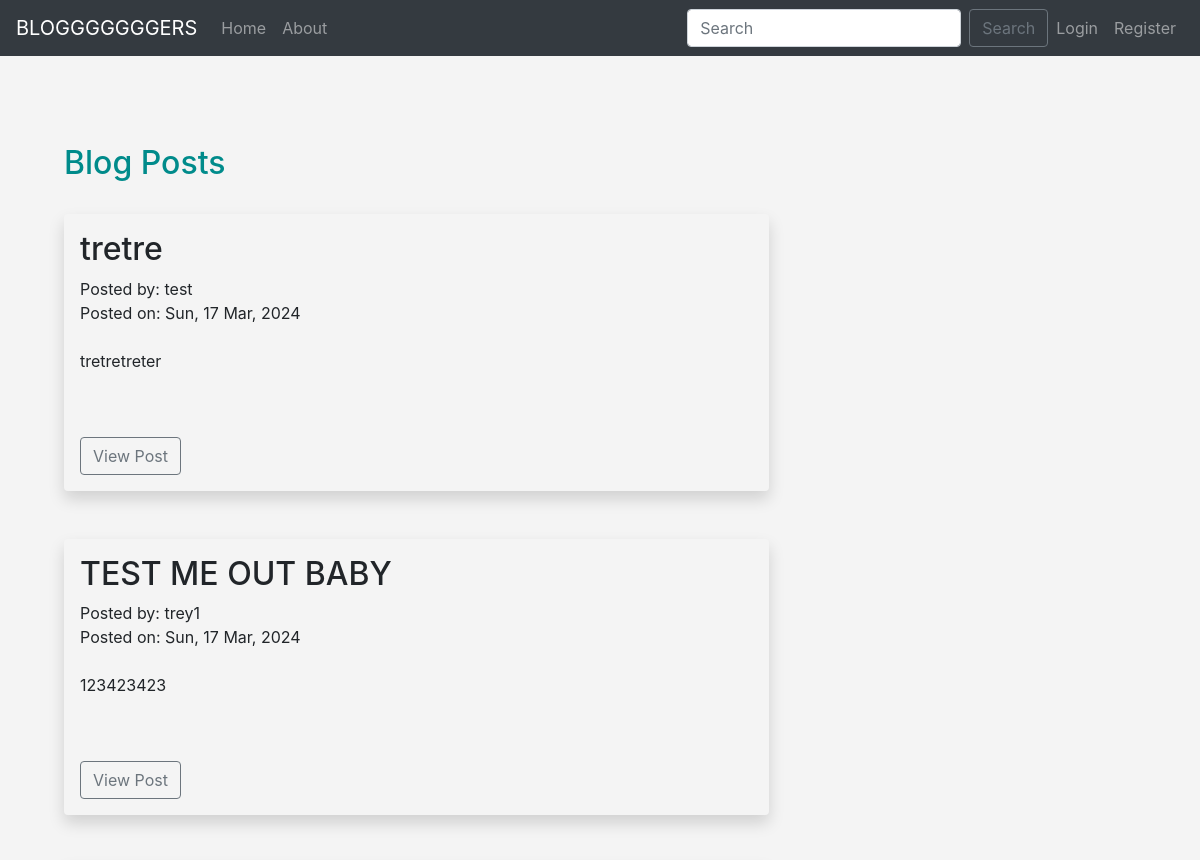
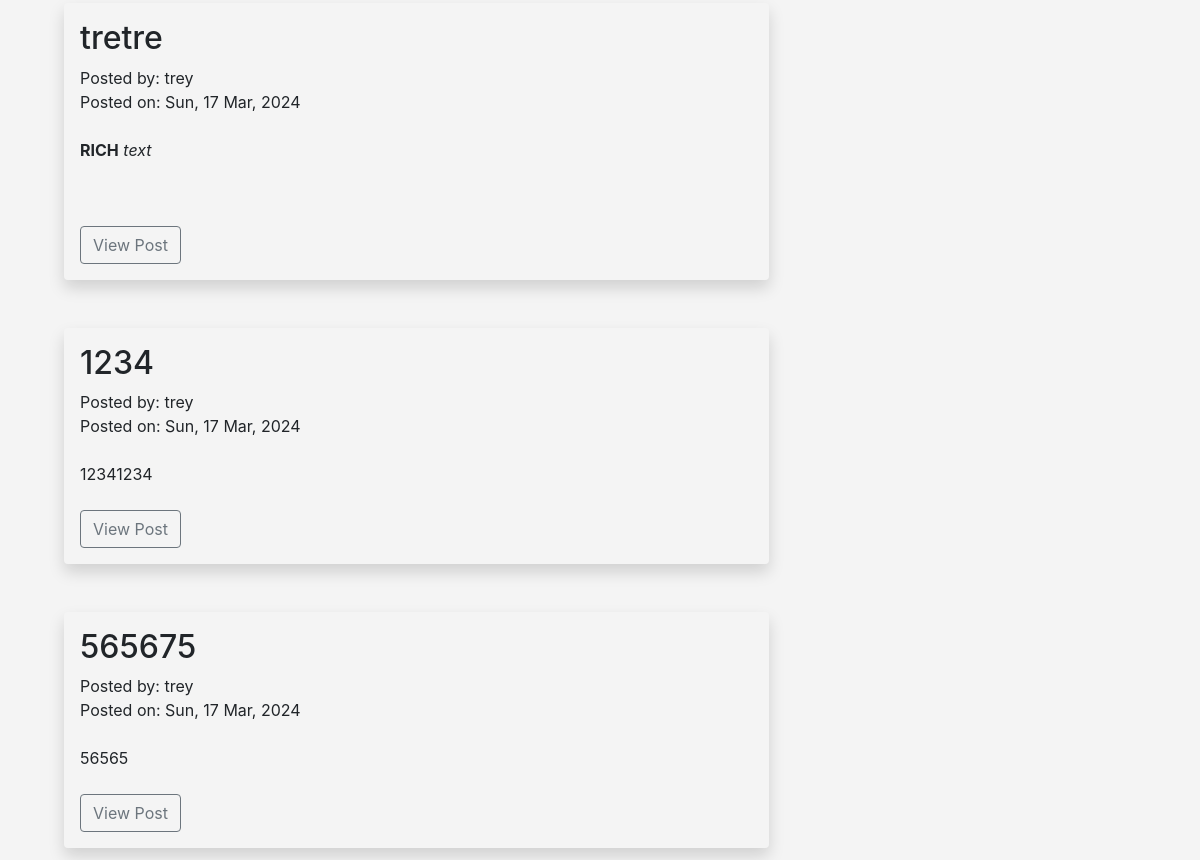
The app's page /posts/, older data (2 pictures, top to bottom).
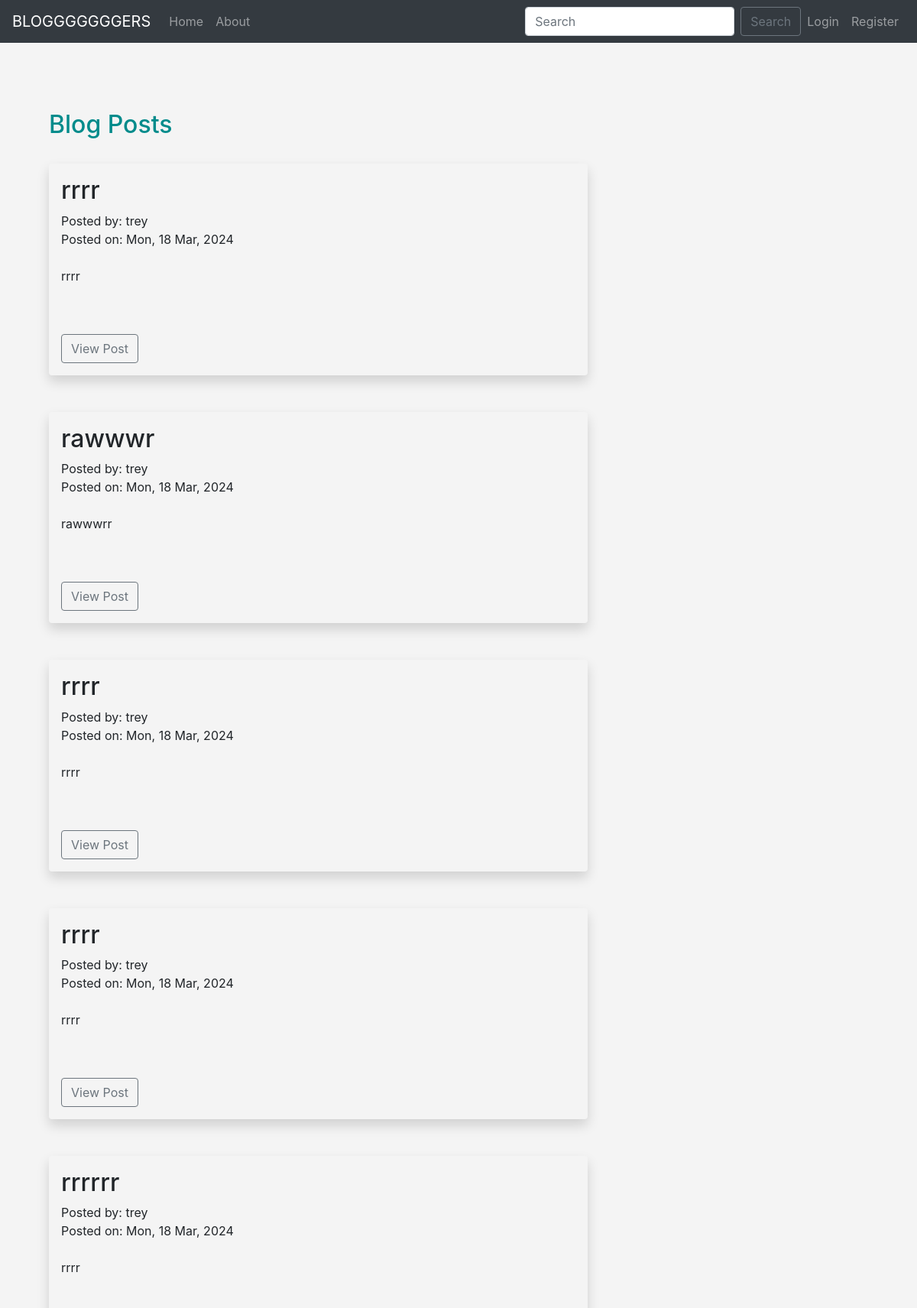
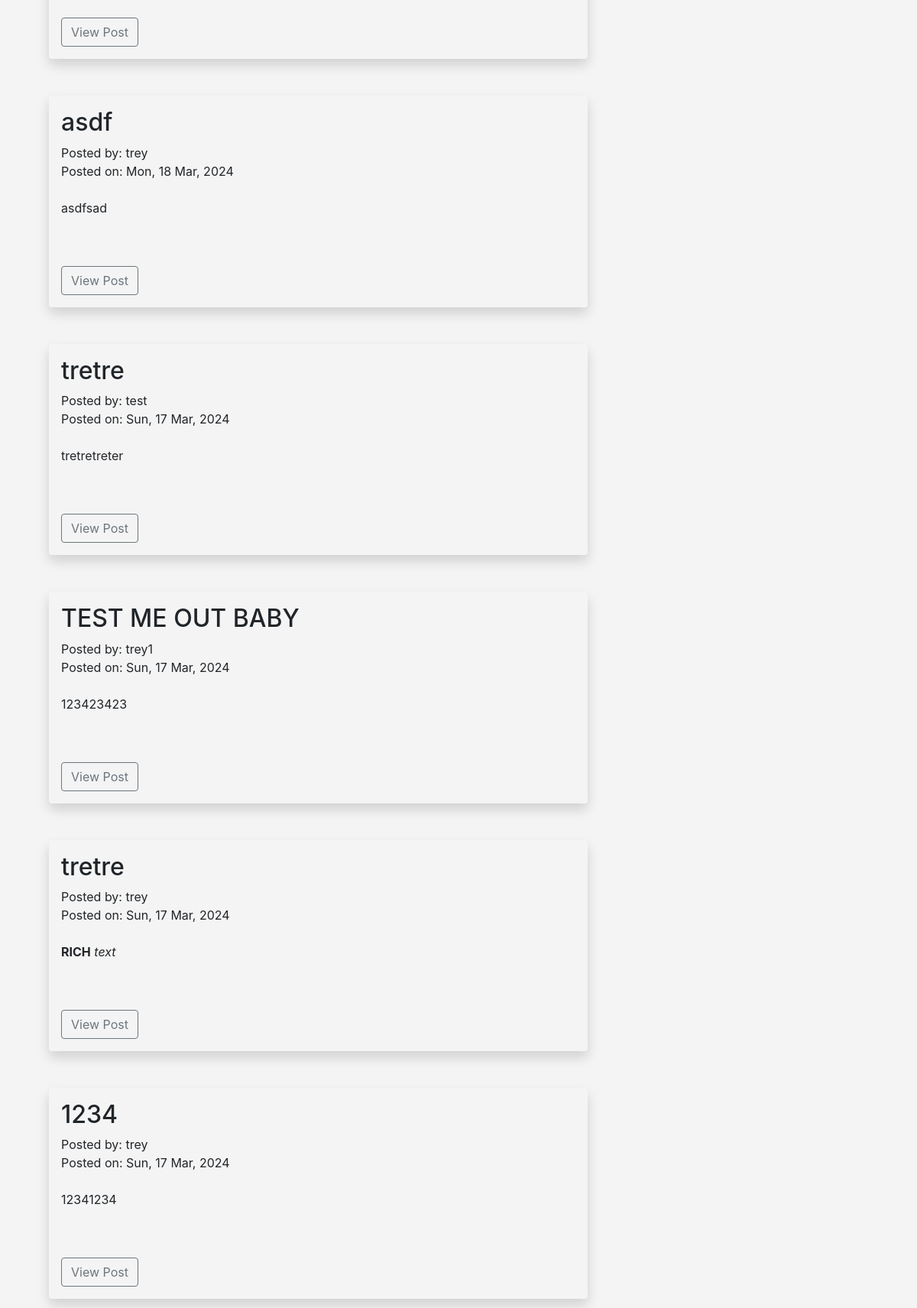
The same page, newer data (2 pictures, top to bottom).
### app/models.py (models this page shows, shortened)
class Posts(db.Model):
    id = db.Column(db.Integer, primary_key=True)
    title = db.Column(db.String(255))
    content = db.Column(db.Text)
    date_posted = db.Column(db.DateTime, default=datetime.now(timezone.utc))
    slug = db.Column(db.String(255))
    poster_id = db.Column(db.Integer, db.ForeignKey('users.id'))

class Users(db.Model, UserMixin):
    id = db.Column(db.Integer, primary_key=True)
    username = db.Column(db.String(20), nullable=False, unique=True)
    name = db.Column(db.String(200), nullable=False)
    email = db.Column(db.String(200), nullable=False, unique=True)
    favorite_pizza_place = db.Column(db.String(200), default="You")
    date_added = db.Column(db.DateTime, default=datetime.now(timezone.utc))
    profile_pic = db.Column(db.String(), nullable=True)
    is_admin = db.Column(db.Boolean, nullable=False, default=False)
    password_hash = db.Column(db.String(128))
    posts = db.relationship('Posts', backref='poster')
    @property
    def password(self):
        raise AttributeError("password is not a readable attribute")

### app/blueprints/posts.py (the view)
@posts_bp.route('/')
def posts():
    posts = Posts.query.order_by(Posts.date_posted.desc())
    return render_template("posts/posts.html", posts=posts)

### app/forms.py
class SearchForm(FlaskForm):
    searched = StringField("Searched", validators=[DataRequired()])
    submit = SubmitField("Submit")

### app/blueprints/general.py (called while the page is built)
@general_bp.app_context_processor
def base():
    form = SearchForm()
    return dict(form=form)

### app/templates/posts/posts.html (shortened to what this page needs)
{% extends 'base.html' %}
{% block content %}
<h1>Blog Posts</h1>
{% for post in posts %}
    <div class="shadow p-3 mb-5 bg-body-tertiary rounded">
        <h2>{{post.title}}</h2>
        Posted by: {{post.poster.name}} </br>
        Posted on: {{post.date_posted.strftime("%a, %d %b, %Y")}} </br> </br>
        {{post.content|safe}} </br> </br>
        <a class='btn btn-outline-secondary btn-small' href="{{url_for('posts.post', id=post.id)}}">View Post</a>
    </div>
{%endfor%}
{% endblock %}

### app/templates/base.html (shortened to what this page needs)
<!doctype html>
<html lang="en">
  <head>
    <link rel="stylesheet" href="https://cdn.jsdelivr.net/npm/bootstrap@4.4.1/dist/css/bootstrap.min.css">
    <link rel="stylesheet" href="https://cdn.jsdelivr.net/npm/bootstrap-icons@1.5.0/font/bootstrap-icons.css">
    <link rel="stylesheet" href="{{url_for('static',filename='css/styles.css')}}">
  </head>
  <body>
    {% include 'partials/navbar.html' %}
    <div class="row">
      <div class="container col-sm-8">
          {% block content %}
          {% endblock %}
      </div>
        {% if current_user.is_authenticated %}
          {% include 'partials/sidebar.html' %}
        {% else %}
           <div class="container col-sm-4"></div>
        {% endif %}
    </div>
  </body>
</html>

### app/templates/partials/navbar.html (shortened to what this page needs)
<nav class="navbar navbar-expand-lg navbar-dark bg-dark">
  <a class="navbar-brand" href="{{url_for('general.home')}}">BLOGGGGGGGERS</a>
  <div class="collapse navbar-collapse" id="navbarSupportedContent">
    <ul class="navbar-nav mr-auto">
      <li class="nav-item">
        <a class="nav-link" href="{{url_for('general.home')}}">Home</a>
      </li>
      <li class="nav-item">
        <a class="nav-link" href="{{url_for('general.about')}}">About</a>
      </li>
    </ul>
    <form method="POST" action="{{url_for('general.search')}}" class="form-inline my-2 my-lg-0">
      <input class="form-control mr-sm-2" type="search" placeholder="Search" aria-label="Search" name="searched">
      <button class="btn btn-outline-secondary my-2 my-sm-0" type="submit">Search</button>
    </form>
    <ul class="navbar-nav me-auto">
        {% if not current_user.is_authenticated %}
      <li class="nav-item">
        <a class="nav-link" href="{{url_for('auth.login')}}">Login</a>
      </li>
      <li class="nav-item">
        <a class="nav-link" href="{{url_for('users.add_user')}}">Register</a>
      </li>
      {% else %}
      <li class="nav-item">
        <a class="nav-link" href="{{url_for('auth.logout')}}">Logout</a>
      </li>
      {% endif %}
    </ul>
  </div>
</nav>

### app/static/css/styles.css (style rules this page uses)
h1 { color: darkcyan; font-size: 2em; }
body { background: #f4f4f4; }
.row { padding: 4em; }

Row changes from the older to the newer data that the page shows:
removed Posts: title "565675", poster.name "trey", date_posted "Sun, 17 Mar, 2024", content "56565"
added Posts: title "rrrr", poster.name "trey", date_posted "Mon, 18 Mar, 2024", content "rrrr"
added Posts: title "rawwwr", poster.name "trey", date_posted "Mon, 18 Mar, 2024", content "rawwwrr"
added Posts: title "rrrr", poster.name "trey", date_posted "Mon, 18 Mar, 2024", content "rrrr"
added Posts: title "rrrr", poster.name "trey", date_posted "Mon, 18 Mar, 2024", content "rrrr"
added Posts: title "rrrrrr", poster.name "trey", date_posted "Mon, 18 Mar, 2024", content "rrrr"
added Posts: title "asdf", poster.name "trey", date_posted "Mon, 18 Mar, 2024", content "asdfsad"
changed Posts (number 10 of 10 on the later page): content "12341234" → "<p>12341234</p>\r\n" (drawn)
